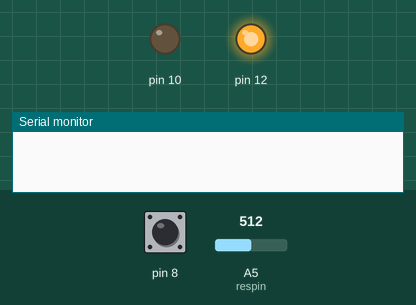
Recording of a sketch running on a simulated Arduino Uno, built with avr-gcc and run on an emulated ATmega328P. On the bench: output pins drawn as LEDs (lit = HIGH), the last lines printed to the serial monitor. Dashed ring = blinking. The inputs (shaded band) are chosen by the test bench; at power-on: pin 8 LOW, A5 (respin) = 512. The local clock reads 2024-03-15 10:24:30 at power-on unless the sketch sets it.

Above: at 1.2 s.
1.3 s: pin 8 driven HIGH
At 2.5 s:
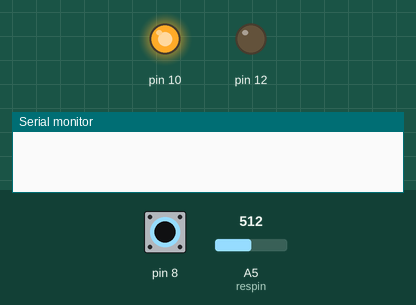
2.8 s: pin 8 pulsed LOW 5 times (0.12 s each, 0.3 s apart)
At 3.39 s:
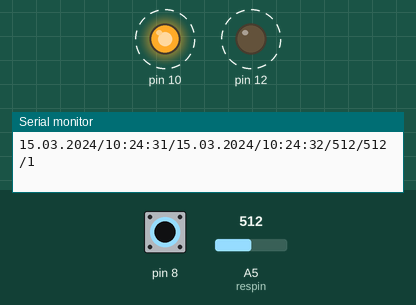
Timing chart, 0 to 5.8 s (numbered marks = the images above; inputs shaded):
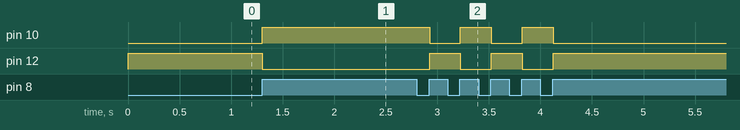

Measured:
- after the input at 1.3 s, pin 10: LOW → HIGH at once; pin 12: HIGH → LOW at once
- after the input at 2.8 s, pin 10: alternates HIGH for 0.30 s and LOW for 0.30 s, 5 changes in all, then stays LOW, starting after 0.12 s; pin 12: alternates HIGH for 0.30 s and LOW for 0.30 s, 5 changes in all, then stays HIGH, starting after 0.12 s

The sketch:

main.ino
```cpp
#include <DS1302.h>


bool state_flight = false;
int state = HIGH;           // the current state of the output pin
int reading;                // the current reading from the input pin
int previous = LOW;         // the previous reading from the input pin

unsigned long time = 0;           // the last time the output pin was toggled
unsigned long debounce = 200;   // the debounce time, increase if the output flickers

int flight_id = 1;
int respin = A5; // sensor pin used
bool flight_active = false;
bool begin = true;
String start_time1 = "";
String start_time2 = "";
int level_start = 0;
String end_time1 = "";
String end_time2 = "";
int level_end = 0;
String separator = "/";
const int max_level = 700;

DS1302 rtc(5, 6, 7);

void setup()
{
  rtc.halt(false);
  rtc.writeProtect(false);
  pinMode(8,  INPUT);
  pinMode(10, OUTPUT);
  pinMode(12, OUTPUT);
  Serial.begin(9600);
}

void loop()
{
  int reading = digitalRead(8);
  int resval = analogRead(respin);

  if (reading == HIGH && previous == LOW && millis() - time > debounce)
  {
    if (state_flight == HIGH) {
      end_time1 = rtc.getDateStr();
      end_time2 = rtc.getTimeStr();
      level_end = resval;
      if (begin == false) {
        Serial.println(start_time1 + separator + start_time2 + separator +
                       end_time1 + separator + end_time2 + separator +
                       level_start + separator + level_end + separator + flight_id);
      }
      state_flight = LOW;
    } else {
      state_flight = HIGH;
      begin = false;
      start_time1 = rtc.getDateStr();
      start_time2 = rtc.getTimeStr();
      level_start = resval;
    }

    time = millis();
  }
  previous = reading;
  if (state_flight == true) {
    digitalWrite(12, LOW);
    digitalWrite(10, HIGH);
  } else {
    digitalWrite(12, HIGH);
    digitalWrite(10, LOW);
  }


}
```
